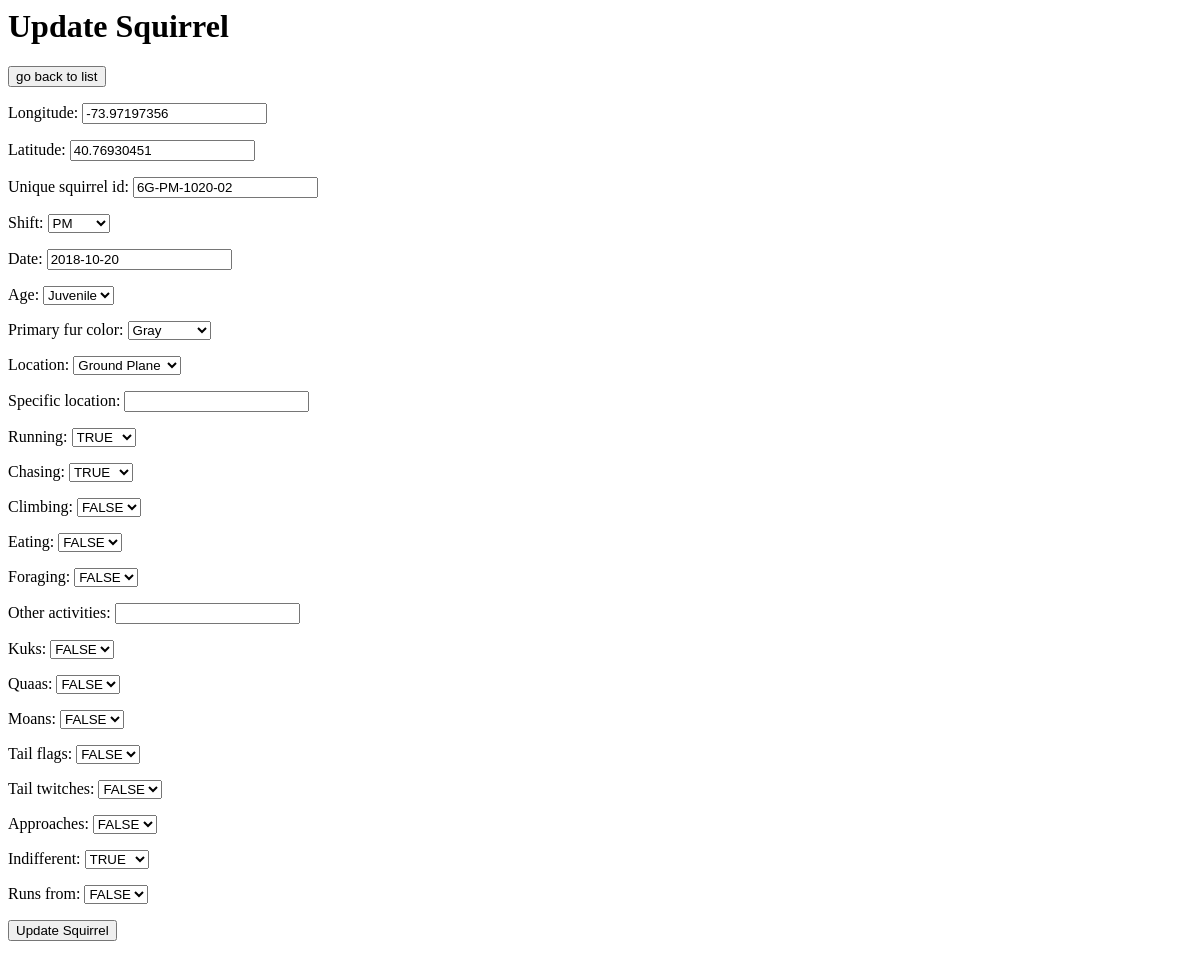
Before: /sightings/6G-PM-1020-02/ with the older database file.
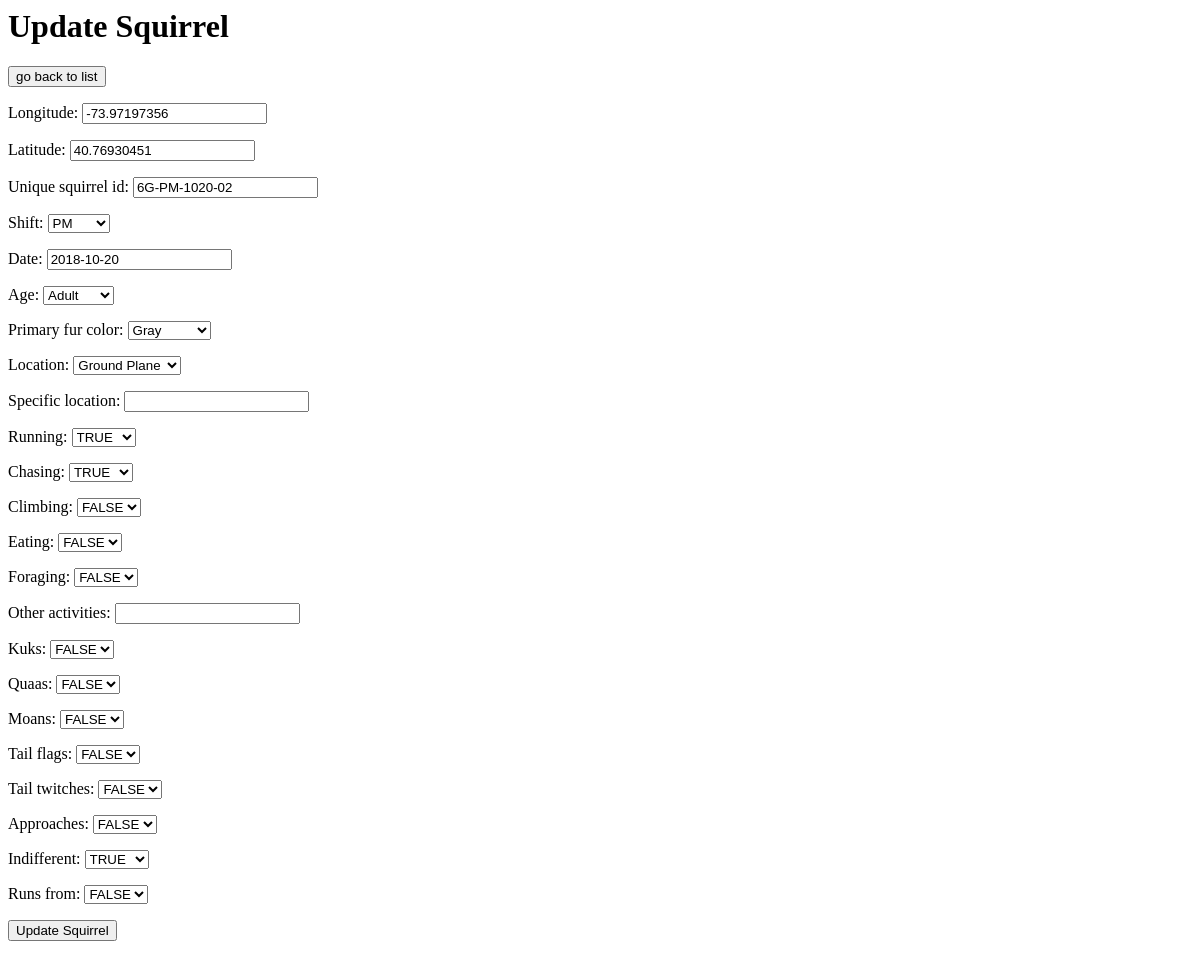
After: the same page with the newer database file.
### sightings/models.py (models this page shows, shortened)
class Squirrel(models.Model):
    longitude = models.FloatField()
    latitude = models.FloatField()
    unique_squirrel_id = models.CharField(
        max_length=200,
        unique=True,
        primary_key=True,
    )
    Morning = 'AM'
    Afternoon = 'PM'
    OCCUR_TIME_CHOICES = [
        (Morning,'AM'),
        (Afternoon,'PM'),
    ]
    shift = models.CharField(max_length=2,choices=OCCUR_TIME_CHOICES)
    date = models.DateField()
    Adult = 'Adult'
    Juvenile = 'Juvenile'
    AGE_CHOICES = [
        (Adult,'Adult'),
        (Juvenile,'Juvenile'),
    ]
    age = models.CharField(
        max_length=20,
        choices=AGE_CHOICES,
        default=None,
        blank=True,
        null=True,
    )
    Gray = 'Gray'
    Cinnamon = 'Cinnamon'
    Black = 'Black'
    COLOR_CHOICES = [
        (Gray,'Gray'),
        (Cinnamon,'Cinnamon'),
        (Black,'Black'),
    ]
    primary_fur_color = models.CharField(
        max_length=20,
        choices=COLOR_CHOICES,
        default=None,
        blank=True,
        null=True,
    )
    A = 'Ground Plane'
    B = 'Above Ground'
    LOCATION_CHOICES = [
        (A,'Ground Plane'),
        (B,'Above Ground'),
    ]
    location = models.CharField(
        max_length=40,
        choices=LOCATION_CHOICES,
        default=None,
        blank=True,
        null=True,
    )
    specific_location = models.CharField(max_length=200,default=None,blank=True,null=True)
    T = 'TRUE'
    F = 'FALSE'
    SELECTION_CHOICE = [
        (T,'TRUE'),
        (F,'FALSE'),
    ]
    running = models.CharField(max_length=20,choices=SELECTION_CHOICE)
    chasing = models.CharField(max_length=20,choices=SELECTION_CHOICE)
    climbing = models.CharField(max_length=20,choices=SELECTION_CHOICE)
    eating = models.CharField(max_length=20,choices=SELECTION_CHOICE)
    foraging = models.CharField(max_length=20,choices=SELECTION_CHOICE)
    other_activities = models.CharField(max_length=200,default=None,blank=True,null=True)
    kuks = models.CharField(max_length=20,choices=SELECTION_CHOICE)
    quaas = models.CharField(max_length=20,choices=SELECTION_CHOICE)
    moans = models.CharField(max_length=20,choices=SELECTION_CHOICE)
    tail_flags = models.CharField(max_length=20,choices=SELECTION_CHOICE)
    tail_twitches = models.CharField(max_length=20,choices=SELECTION_CHOICE)
    approaches = models.CharField(max_length=20,choices=SELECTION_CHOICE)
    indifferent = models.CharField(max_length=20,choices=SELECTION_CHOICE)
    runs_from = models.CharField(max_length=20,choices=SELECTION_CHOICE)

### sightings/views.py (the view)
# urls.py: path('<unique_squirrel_id>/',views.update,name='update'),
def update(request,unique_squirrel_id):
    obj= get_object_or_404(Squirrel, pk=unique_squirrel_id)
    if request.method == 'POST':
        form = SquirrelForm(request.POST, instance= obj)
        context= {'form': form}
        if form.is_valid():
            obj= form.save(commit= False)
            obj.save()
            messages.success(request, "You have successfully updated the squirrel sighting")
            context= {'form': form}
            return render(request,'sightings/update.html' , context)
        else:
            context= {'form': form,
                      'error': 'The form was not updated successfully. Please enter in valid info'}
            return render(request,'sightings/update.html' , context)
    else:
        form = SquirrelForm(instance= obj)
        return render(request,'sightings/update.html' , {'form': form})

### sightings/forms.py
class SquirrelForm(ModelForm):
    class Meta:
        model = Squirrel
        fields = '__all__'

### sightings/templates/sightings/update.html (shortened to what this page needs)
<html>
<head>
</head>
<body>
<h1>Update Squirrel</h1>
<a href="/sightings/"><input type="submit" value="go back to list"/></a>
<form action="" method="POST">
{{ form.as_p }}
<a href=""><input type="submit" onclick="return confirm('Are you sure?')" value="Update Squirrel"></a>
</form>
<br/><br/>
</body>
</html>

Changed rows visible on the page:
changed Squirrel "6G-PM-1020-02": age "Juvenile" → "Adult"
